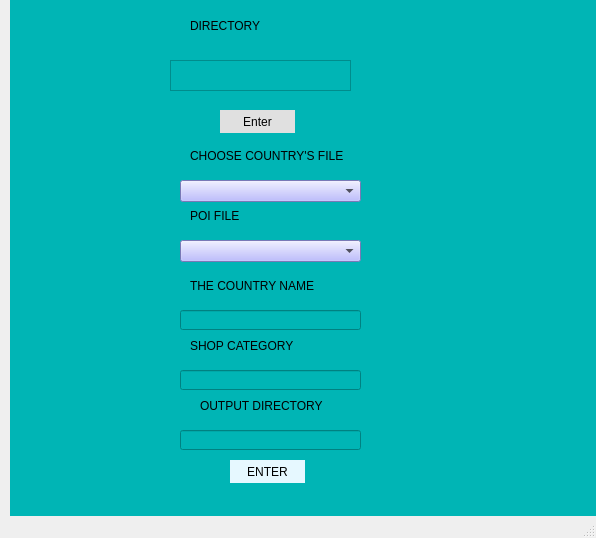
<?xml version="1.0" encoding="UTF-8"?>
<ui version="4.0">
 <class>Input Window</class>
 <widget class="QMainWindow" name="Input Window">
  <property name="geometry">
   <rect>
    <x>0</x>
    <y>0</y>
    <width>596</width>
    <height>538</height>
   </rect>
  </property>
  <property name="windowTitle">
   <string>Input Window</string>
  </property>
  <widget class="QWidget" name="centralwidget">
   <widget class="QWidget" name="home" native="true">
    <property name="geometry">
     <rect>
      <x>10</x>
      <y>-10</y>
      <width>591</width>
      <height>531</height>
     </rect>
    </property>
    <property name="maximumSize">
     <size>
      <width>601</width>
      <height>531</height>
     </size>
    </property>
    <property name="styleSheet">
     <string notr="true">background-color:rgb(114, 241, 255);
background-color: rgb(0, 181, 181);
</string>
    </property>
    <widget class="QPushButton" name="pushButton">
     <property name="geometry">
      <rect>
       <x>220</x>
       <y>470</y>
       <width>75</width>
       <height>23</height>
      </rect>
     </property>
     <property name="styleSheet">
      <string notr="true">font: 10pt &quot;MS Shell Dlg 2&quot;; border-radius:40px;
background-color: rgb(230, 248, 255);</string>
     </property>
     <property name="text">
      <string>ENTER</string>
     </property>
    </widget>
    <widget class="QLabel" name="label_2">
     <property name="geometry">
      <rect>
       <x>180</x>
       <y>150</y>
       <width>221</width>
       <height>31</height>
      </rect>
     </property>
     <property name="styleSheet">
      <string notr="true">font: 11pt &quot;OCR A Extended&quot;;</string>
     </property>
     <property name="text">
      <string>CHOOSE COUNTRY'S FILE</string>
     </property>
    </widget>
    <widget class="QLabel" name="label_3">
     <property name="geometry">
      <rect>
       <x>180</x>
       <y>210</y>
       <width>191</width>
       <height>31</height>
      </rect>
     </property>
     <property name="styleSheet">
      <string notr="true">font: 11pt &quot;OCR A Extended&quot;;</string>
     </property>
     <property name="text">
      <string>POI FILE</string>
     </property>
    </widget>
    <widget class="QComboBox" name="country_comb">
     <property name="geometry">
      <rect>
       <x>170</x>
       <y>190</y>
       <width>181</width>
       <height>22</height>
      </rect>
     </property>
     <property name="styleSheet">
      <string notr="true">background-color: rgb(170, 170, 255);</string>
     </property>
    </widget>
    <widget class="QComboBox" name="comboBox_2">
     <property name="geometry">
      <rect>
       <x>170</x>
       <y>250</y>
       <width>181</width>
       <height>22</height>
      </rect>
     </property>
     <property name="styleSheet">
      <string notr="true">background-color: rgb(170, 170, 255);</string>
     </property>
    </widget>
    <widget class="QLabel" name="label_4">
     <property name="geometry">
      <rect>
       <x>190</x>
       <y>400</y>
       <width>201</width>
       <height>31</height>
      </rect>
     </property>
     <property name="styleSheet">
      <string notr="true">font: 11pt &quot;OCR A Extended&quot;;</string>
     </property>
     <property name="text">
      <string>OUTPUT DIRECTORY</string>
     </property>
    </widget>
    <widget class="QLineEdit" name="lineEdit">
     <property name="geometry">
      <rect>
       <x>170</x>
       <y>440</y>
       <width>181</width>
       <height>20</height>
      </rect>
     </property>
     <property name="styleSheet">
      <string notr="true">font: 11pt &quot;MS Shell Dlg 2&quot;;</string>
     </property>
    </widget>
    <widget class="QPlainTextEdit" name="plainTextEdit">
     <property name="geometry">
      <rect>
       <x>160</x>
       <y>70</y>
       <width>181</width>
       <height>31</height>
      </rect>
     </property>
    </widget>
    <widget class="QLabel" name="label_5">
     <property name="geometry">
      <rect>
       <x>180</x>
       <y>20</y>
       <width>221</width>
       <height>31</height>
      </rect>
     </property>
     <property name="styleSheet">
      <string notr="true">font: 11pt &quot;OCR A Extended&quot;;</string>
     </property>
     <property name="text">
      <string>DIRECTORY</string>
     </property>
    </widget>
    <widget class="QPushButton" name="ENTER">
     <property name="geometry">
      <rect>
       <x>210</x>
       <y>120</y>
       <width>75</width>
       <height>23</height>
      </rect>
     </property>
     <property name="styleSheet">
      <string notr="true">font: 15pt &quot;MS Shell Dlg 2&quot;; border-radius:40px;
background-color: rgb(224, 224, 224);</string>
     </property>
     <property name="text">
      <string>Enter</string>
     </property>
    </widget>
    <widget class="QLineEdit" name="lineEdit_4">
     <property name="geometry">
      <rect>
       <x>170</x>
       <y>320</y>
       <width>181</width>
       <height>20</height>
      </rect>
     </property>
     <property name="styleSheet">
      <string notr="true">font: 11pt &quot;MS Shell Dlg 2&quot;;</string>
     </property>
    </widget>
    <widget class="QLabel" name="label_11">
     <property name="geometry">
      <rect>
       <x>180</x>
       <y>280</y>
       <width>191</width>
       <height>31</height>
      </rect>
     </property>
     <property name="styleSheet">
      <string notr="true">font: 11pt &quot;OCR A Extended&quot;;</string>
     </property>
     <property name="text">
      <string>THE COUNTRY NAME</string>
     </property>
    </widget>
    <widget class="QLineEdit" name="lineEdit_5">
     <property name="geometry">
      <rect>
       <x>170</x>
       <y>380</y>
       <width>181</width>
       <height>20</height>
      </rect>
     </property>
     <property name="styleSheet">
      <string notr="true">font: 11pt &quot;MS Shell Dlg 2&quot;;</string>
     </property>
    </widget>
    <widget class="QLabel" name="label_6">
     <property name="geometry">
      <rect>
       <x>180</x>
       <y>340</y>
       <width>201</width>
       <height>31</height>
      </rect>
     </property>
     <property name="styleSheet">
      <string notr="true">font: 11pt &quot;OCR A Extended&quot;;</string>
     </property>
     <property name="text">
      <string>SHOP CATEGORY</string>
     </property>
    </widget>
   </widget>
  </widget>
  <widget class="QMenuBar" name="menubar">
   <property name="geometry">
    <rect>
     <x>0</x>
     <y>0</y>
     <width>596</width>
     <height>21</height>
    </rect>
   </property>
  </widget>
  <widget class="QStatusBar" name="statusbar"/>
 </widget>
 <resources/>
 <connections/>
</ui>
